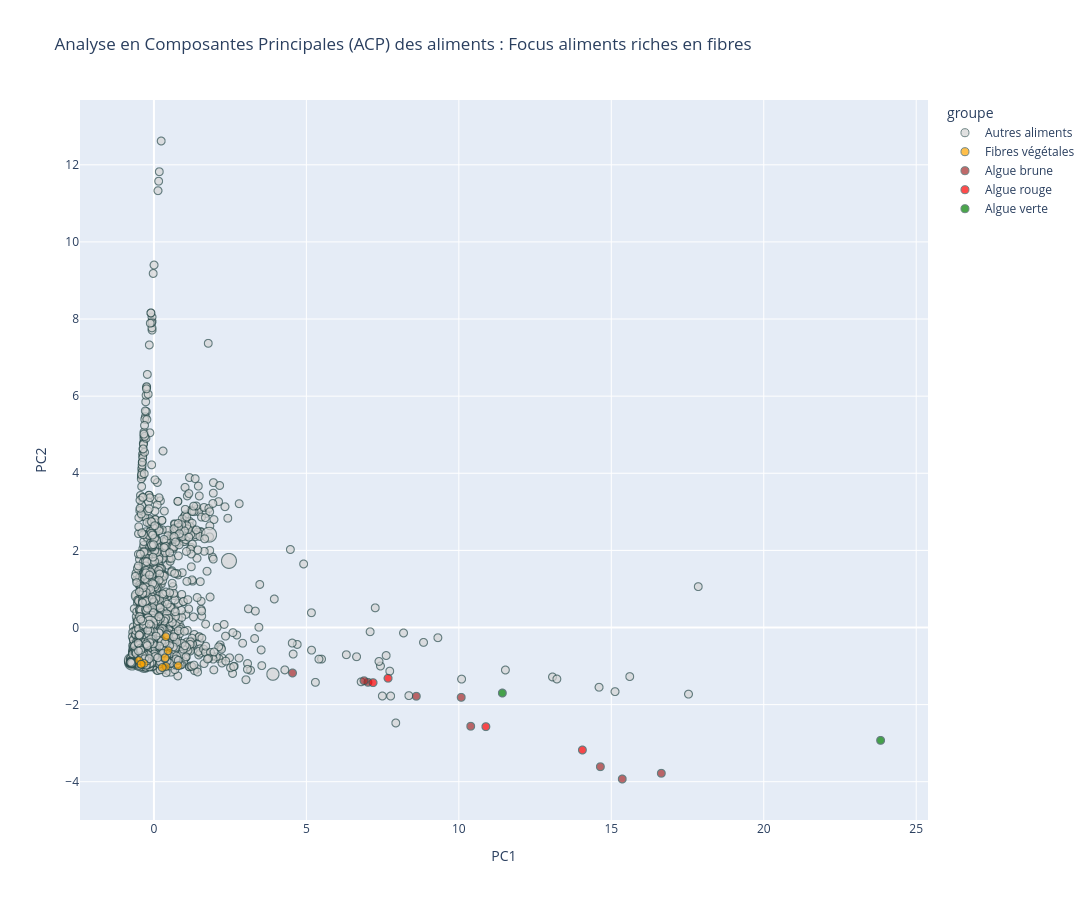

Notebook code cell kept with this figure:
### Markdown cell above
- PCA of ALL Foods
- highlighting SEAWEEDS (brown, red, green), Protein-rich foods (animal and plants + seaweeds) & Fibre-rich foods
- see legend for hightlight colors

### Code cell
import plotly.express as px
import pandas as pd

# Ensure boolean masks exist
pca_df['plant_fibre'] = pca_df['alim_code'].isin(food_selection_plant_fibre.keys())

pca_df['brown_seaweed'] = pca_df['alim_code'].isin(id_list_brown_seaweed)
pca_df['red_seaweed']   = pca_df['alim_code'].isin(id_list_red_seaweed)
pca_df['green_seaweed'] = pca_df['alim_code'].isin(id_list_green_seaweed)

# Combine all group labels into a single column for color
def assign_group(row):
    if row['brown_seaweed']:
        return 'Algue brune'
    elif row['red_seaweed']:
        return 'Algue rouge'
    elif row['green_seaweed']:
        return 'Algue verte'
    elif row['plant_fibre']:
        return 'Fibres végétales'
    else:
        return 'Autres aliments'

pca_df['groupe'] = pca_df.apply(assign_group, axis=1)

# Color map
color_map = {
    'Algue brune': 'brown',
    'Algue rouge': 'red',
    'Algue verte': 'green',
    'Fibres végétales': 'orange',
    'Autres aliments': 'lightgrey'
}

# Create interactive PCA plot
fig = px.scatter(
    pca_df,
    x='PC1',
    y='PC2',
    color='groupe',
    color_discrete_map=color_map,
    hover_name='seaweed_name_French',  # column name from df to use for food name on hover
    labels={'seaweed_name_French': 'Aliment'},  # change name of column as it appears when hovering
    title="Analyse en Composantes Principales (ACP) des aliments : Focus aliments riches en fibres"
)

fig.update_layout(width=1200, height=900) # make plot bigger

# Make markers bigger for seaweeds and fibres
marker_sizes = []
for g in pca_df['groupe']:
    if g in ['Algue brune', 'Algue rouge', 'Algue verte']:
        marker_sizes.append(15)
    elif g in ['Fibres végétales']:
        marker_sizes.append(12)
    else:
        marker_sizes.append(8)

fig.update_traces(marker=dict(size=marker_sizes, line=dict(width=1, color='DarkSlateGrey')))

# Show interactive plot
fig.show()

# Save interactive HTML (can be opened outside VS Code)
fig.write_html("pca_overall_seaweed_vs_fibres.html")

### Figure 1 — Plotly figure (JSON) as saved in the notebook; plotly's stock layout.template omitted (floating-point values rounded to 4 significant figures; data arrays with more than 128 entries replaced by an {"elided": "..."} marker saying what was removed)
{"data": [{"hovertemplate": "<b>%{hovertext}</b><br><br>groupe=Autres aliments<br>PC1=%{x}<br>PC2=%{y}<extra></extra>", "hovertext": {"elided": "3163 str values"}, "legendgroup": "Autres aliments", "marker": {"color": "lightgrey", "line": {"color": "DarkSlateGrey", "width": 1}, "size": {"elided": "3188 int values"}, "symbol": "circle"}, "mode": "markers", "name": "Autres aliments", "showlegend": true, "type": "scattergl", "x": {"elided": "3163 float values"}, "xaxis": "x", "y": {"elided": "3163 float values"}, "yaxis": "y"}, {"hovertemplate": "<b>%{hovertext}</b><br><br>groupe=Fibres végétales<br>PC1=%{x}<br>PC2=%{y}<extra></extra>", "hovertext": [" Abricot, dénoyauté, sec ", " Artichaut, appertisé, égoutté ", " Artichaut, cuit ", " Pain complet ou intégral (à la farine T150) ", " Brocoli, cuit ", " Chou de Bruxelles, cuit ", " Carotte, crue ", " Figue, sèche ", " Pain de mie, complet ", " Pain grillé suédois au blé complet "], "legendgroup": "Fibres végétales", "marker": {"color": "orange", "line": {"color": "DarkSlateGrey", "width": 1}, "size": {"elided": "3188 int values"}, "symbol": "circle"}, "mode": "markers", "name": "Fibres végétales", "showlegend": true, "type": "scattergl", "x": [0.397, -0.4407, 0.272, 0.3675, -0.4923, -0.3233, -0.4174, 0.7975, 0.4665, 0.3907], "xaxis": "x", "y": [-1.011, -0.9545, -1.038, -0.7875, -0.8566, -0.9321, -0.9528, -0.9934, -0.6027, -0.2378], "yaxis": "y"}, {"hovertemplate": "<b>%{hovertext}</b><br><br>groupe=Algue brune<br>PC1=%{x}<br>PC2=%{y}<extra></extra>", "hovertext": [" Wakamé atlantique (Alaria esculenta) ", "Fucus vésiculeux (Fucus vesiculosus)", " Kombu ou kombu japonais (Laminaria japonica) ", " Ascophylle noueux ou goémon noir (Ascophyllum nodosum) ", " Kombu royal (Saccharina latissima) ", " Haricot de mer (Himanthalia elongata) ", " Kombu breton (Laminaria digitata) ", "Fucus vésiculeux (Fucus serratus)", " Wakamé (Undaria pinnatifida) "], "legendgroup": "Algue brune", "marker": {"color": "brown", "line": {"color": "DarkSlateGrey", "width": 1}, "size": {"elided": "3188 int values"}, "symbol": "circle"}, "mode": "markers", "name": "Algue brune", "showlegend": true, "type": "scattergl", "x": [16.64, 8.606, 10.39, 10.08, 14.64, 4.545, 15.36, 7.019, 6.892], "xaxis": "x", "y": [-3.781, -1.783, -2.562, -1.812, -3.611, -1.179, -3.93, -1.422, -1.38], "yaxis": "y"}, {"hovertemplate": "<b>%{hovertext}</b><br><br>groupe=Algue rouge<br>PC1=%{x}<br>PC2=%{y}<extra></extra>", "hovertext": [" Lichen de mer ou pioca ou goémon rouge (Chondrus crispus) ", " Dulse (Palmaria palmata) ", " Gracilaire ou ogonori (Gracilaria verrucosa) ", " Nori (Porphyra sp.) "], "legendgroup": "Algue rouge", "marker": {"color": "red", "line": {"color": "DarkSlateGrey", "width": 1}, "size": {"elided": "3188 int values"}, "symbol": "circle"}, "mode": "markers", "name": "Algue rouge", "showlegend": true, "type": "scattergl", "x": [7.186, 10.89, 14.05, 7.679], "xaxis": "x", "y": [-1.431, -2.572, -3.177, -1.317], "yaxis": "y"}, {"hovertemplate": "<b>%{hovertext}</b><br><br>groupe=Algue verte<br>PC1=%{x}<br>PC2=%{y}<extra></extra>", "hovertext": [" Ao-nori (Enteromorpha sp.) ", " Laitue de mer (Ulva sp.) "], "legendgroup": "Algue verte", "marker": {"color": "green", "line": {"color": "DarkSlateGrey", "width": 1}, "size": {"elided": "3188 int values"}, "symbol": "circle"}, "mode": "markers", "name": "Algue verte", "showlegend": true, "type": "scattergl", "x": [23.83, 11.43], "xaxis": "x", "y": [-2.928, -1.7], "yaxis": "y"}], "layout": {"height": 900, "legend": {"title": {"text": "groupe"}, "tracegroupgap": 0}, "title": {"text": "Analyse en Composantes Principales (ACP) des aliments : Focus aliments riches en fibres"}, "width": 1200, "xaxis": {"anchor": "y", "domain": [0, 1], "title": {"text": "PC1"}}, "yaxis": {"anchor": "x", "domain": [0, 1], "title": {"text": "PC2"}}}}
